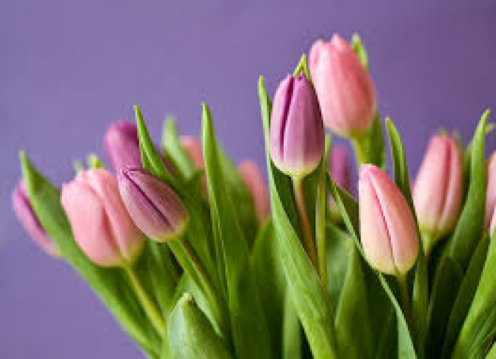
#> input picture Section 2/image.png, 496 x 359 px
$ jupyter execute index.ipynb
#> lines starting #> are read from the running program, lines starting #| are printed output that depends on the picture; after the words box and inside, x2 and y2 are one past the last pixel; in counts of white or black regions, pixels touching at a corner belong together
# Digital Image Processing (DIP) - Section 2
## Low-Level Pixel Processing Using Nested FOR Loops

### 🎯 Learning Objectives
1. **Image Representation:** Understand how computers store images as multi-dimensional matrices.
2. **Pixel Inspection:** Read coordinates and individual RGB color channels `(R, G, B)`.
3. **Manual Grayscale Conversion:** Convert a 3-channel RGB image to a 1-channel luminance matrix using nested loops without external library shortcuts.
4. **Manual Binarization (Thresholding):** Segment a grayscale image into black (0) and white (255) pixels based on an intensity threshold $T$.

---
## 1. Read and Display Image

### 📦 Imported Libraries:
- **`from PIL import Image` (Pillow):**
  - **What it is:** Python Imaging Library (Pillow) is the standard library for opening, decoding, and manipulating raster image files (`.png`, `.jpg`, `.bmp`, etc.).
  - **Role in DIP:** Digital image files are encoded/compressed on the hard drive. PIL reads the raw file bytes, decodes the image compression, and loads the image into memory as a manipulable image object.
- **`import numpy as np`:**
  - **What it is:** The foundational library for multidimensional arrays, matrices, and linear algebra in Python.
  - **Role in DIP:** Mathematically, a digital image is a 2D or 3D numerical matrix. NumPy allows us to treat pixels as numbers ($0–255$ of type `uint8`), access coordinates via matrix indexing `img[row, col]`, and perform mathematical pixel transformations.
- **`import matplotlib.pyplot as plt`:**
  - **What it is:** A 2D plotting and data visualization library modeled after MATLAB.
  - **Role in DIP:** Renders numerical matrices visually on the screen (`plt.imshow()`), controls colormaps (e.g., `cmap="gray"`), and configures titles and axes (`plt.axis("off")`).

### 🖼️ Display Commands Explanation:
- **`plt.imshow(image)`:** Renders and maps the pixel matrix coordinates $(x, y)$ and $(R, G, B)$ values onto an internal 2D drawing canvas buffer.
- **`plt.title("Original Image")`:** Places a descriptive text title above the canvas so the viewer can identify the image state.
- **`plt.axis("off")`:** Hides the graph tick marks, coordinate borders, and grid numbers to display a clean photographic image rather than a chart with axes.
- **`plt.show()`:** Flushes the figure buffer and displays the image window on the screen (or inline within the notebook).

### 📘 Theoretical Description:
- **Digital Image as a Matrix:** A continuous physical image $f(x, y)$ is sampled into a 2D discrete grid of $M$ rows and $N$ columns, and quantized into discrete intensity levels $L = 2^k$ (for 8-bit images, $k=8 \implies L=256$, levels $0$ to $255$).
- **RGB Color Model:** Based on the **Trichromatic Theory** of human vision (S, M, and L cones). An RGB image is a vector-valued 2D function:
  $$\mathbf{f}(i, j) = \begin{bmatrix} R(i, j) \\ G(i, j) \\ B(i, j) \end{bmatrix} \in [0, 255]^3$$
- **`.convert("RGB")`:** Standardizes the image to 3 channels (Red, Green, Blue), discarding unnecessary alpha (transparency) channels or color palette lookups.
- **NumPy Shape `(height, width, channels)`:**
  - `height` ($M$): Number of pixel rows along the vertical axis.
  - `width` ($N$): Number of pixel columns along the horizontal axis.
  - `channels`: 3 spectral color bands ($0 = \text{Red}, 1 = \text{Green}, 2 = \text{Blue}$).

[cell 1]
from PIL import Image
import numpy as np
import matplotlib.pyplot as plt


# ------------------------------------------------
# 1. Read and Display Image
# ------------------------------------------------

image = Image.open("image.png").convert("RGB")

plt.imshow(image)
plt.title("Original Image")
plt.axis("off")
plt.show()


# Convert image to NumPy array
img = np.array(image)

height, width, channels = img.shape
#> height = 359; width = 496; channels = 3

print("Image Height:", height)
#| Image Height: 359
print("Image Width :", width)
#| Image Width : 496
print("Channels    :", channels)
#| Channels    : 3

---
## 2. Display Pixel Values

### 📘 Theoretical Description:
- **Discrete Spatial Indexing:** In Digital Image Processing, pixels are referenced via matrix coordinates $(i, j)$:
  - $i$ is the row index (vertical position, from top to bottom, $0 \le i < M$).
  - $j$ is the column index (horizontal position, from left to right, $0 \le j < N$).
- **Tristimulus Vector:** `img[i, j]` yields a 3-element vector `[R, G, B]`, representing the quantized photon intensity captured at that spatial position.
- **`min(5, height)` / `min(5, width)`:** Safeguard boundary checks ensuring that loops do not exceed image dimensions when sampling the top-left $5 \times 5$ neighborhood.

[cell 2]
# ------------------------------------------------
# 2. Display Pixel Values
# ------------------------------------------------

print("\nFirst 5 x 5 pixels:")

for i in range(min(5, height)):
    for j in range(min(5, width)):
        print(f"pixel[{i},{j}] = {img[i,j]}")
#> this loop made 5 passes
#> (printed output is left out)

---
## 3. Convert RGB Image to Grayscale

### 📘 Theoretical Description:
- **Luminance vs. Simple Average:**
  A naive average $\frac{R + G + B}{3}$ fails to represent perceived brightness because human eye cone cells do not respond uniformly to all light wavelengths (**Photopic Luminous Efficiency**).
- **The Standard Luminance Equation (ITU-R BT.601 / CIE):**
  $$Y = 0.299 \times R + 0.587 \times G + 0.114 \times B$$
  - **Green ($58.7\%$):** Highest perceived brightness and spatial detail sensitivity.
  - **Red ($29.9\%$):** Moderate perceived brightness.
  - **Blue ($11.4\%$):** Lowest contribution to luminance perception.
- **Weight Sum to Unity:** $0.299 + 0.587 + 0.114 = 1.0$. This ensures that pure white $[255, 255, 255]$ maps exactly to $255$.
- **`np.zeros((height, width), dtype=np.uint8)`:** Pre-allocates a 2D scalar field in memory ($8$ bits per pixel), reducing image storage by $66.7\%$ compared to 3-channel RGB.
- **`int()` Casting:** Prevents 8-bit unsigned integer overflow arithmetic ($255 + 1 = 0 \pmod{256}$) during calculations.
- **`cmap="gray"`:** In Matplotlib, 2D arrays default to the pseudocolor `viridis` colormap. `cmap="gray"` explicitly maps $0 \to \text{Black}$ and $255 \to \text{White}$.

[cell 3]
# ------------------------------------------------
# 3. Convert RGB Image to Grayscale
# ------------------------------------------------

gray = np.zeros((height, width), dtype=np.uint8)

for i in range(height):
    for j in range(width):

        R = int(img[i, j, 0])
        G = int(img[i, j, 1])
        B = int(img[i, j, 2])

        # Grayscale formula
        gray_value = int(0.299 * R + 0.587 * G + 0.114 * B)

        gray[i, j] = gray_value
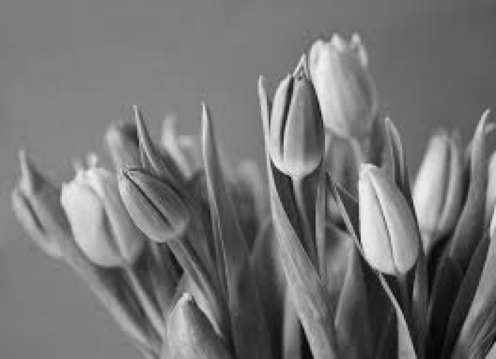
#> gray: shape (359, 496); min 3, max 241, mean 117.2


plt.imshow(gray, cmap="gray")
plt.title("Grayscale Image")
plt.axis("off")
plt.show()

---
## 4. Convert Grayscale to Binary (Thresholding / Segmentation)

### 📘 Theoretical Description:
- **Spatial Domain Point Operation:** Each output pixel depends only on the intensity at that exact coordinate:
  $$s = T(r)$$
- **Binarization Function:** Converts a multi-level gray image ($256$ intensity levels) into a 2-level binary mask:
  $$g(i, j) = \begin{cases} 255 & \text{if } f_{\text{gray}}(i, j) \ge T \\ 0 & \text{if } f_{\text{gray}}(i, j) < T \end{cases}$$
- **Global Threshold ($T = 128$):** The midpoint of the dynamic range $[0, 255]$.
  - Intensities $\ge 128$ are classified as **Foreground / Bright** ($255$, white).
  - Intensities $< 128$ are classified as **Background / Dark** ($0$, black).
- **Application in DIP:** Image segmentation, object shape extraction, edge enhancement, and character recognition (OCR).

[cell 4]
# ------------------------------------------------
# 4. Convert Grayscale to Binary
# ------------------------------------------------

threshold = 128

binary = np.zeros((height, width), dtype=np.uint8)

for i in range(height):
    for j in range(width):

        if gray[i, j] >= threshold:
            binary[i, j] = 255
        else:
            binary[i, j] = 0
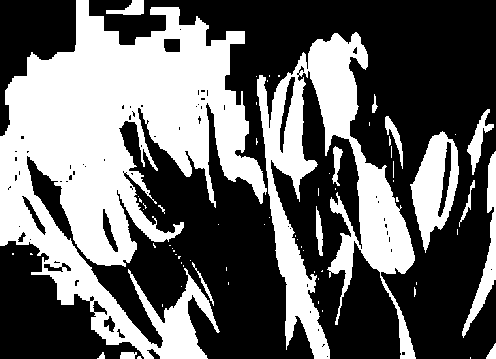
#> binary: shape (359, 496); 40.3% white; 68 white regions (52 under 20 px), largest, box (x1, y1, x2, y2) and area: (0, 0, 267, 359) 46597, (257, 32, 416, 359) 18117, (410, 131, 459, 253) 3104


plt.imshow(binary, cmap="gray")
plt.title("Binary Image")
plt.axis("off")
plt.show()

---
## 5. Visual Summary: Side-by-Side Comparison
Comparing the 3 stages of data reduction:
1. **RGB Color:** 24 bits/pixel, continuous color tones.
2. **Grayscale:** 8 bits/pixel, monochromatic luminance gradient.
3. **Binary:** 1 bit/pixel equivalent, discrete shape segmentation.

[cell 5]
fig, axes = plt.subplots(1, 3, figsize=(15, 5))

axes[0].imshow(img)
axes[0].set_title(f"1. Original RGB\nShape: {img.shape}")
axes[0].axis("off")

axes[1].imshow(gray, cmap="gray")
axes[1].set_title(f"2. Grayscale\nShape: {gray.shape}")
axes[1].axis("off")

axes[2].imshow(binary, cmap="gray")
axes[2].set_title(f"3. Binary (T={threshold})\nShape: {binary.shape}")
axes[2].axis("off")

plt.tight_layout()
plt.show()
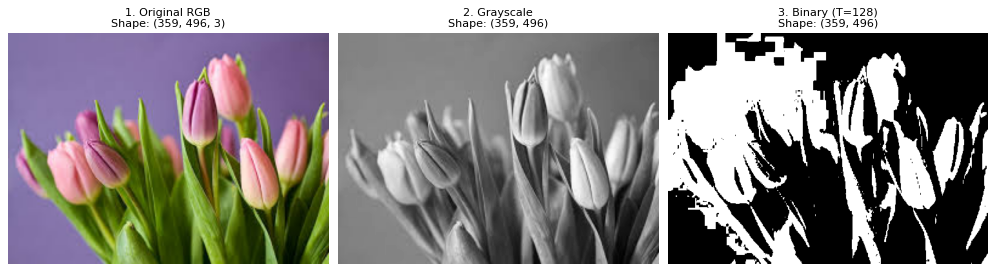
#> figure drawn by matplotlib, 3 panels
